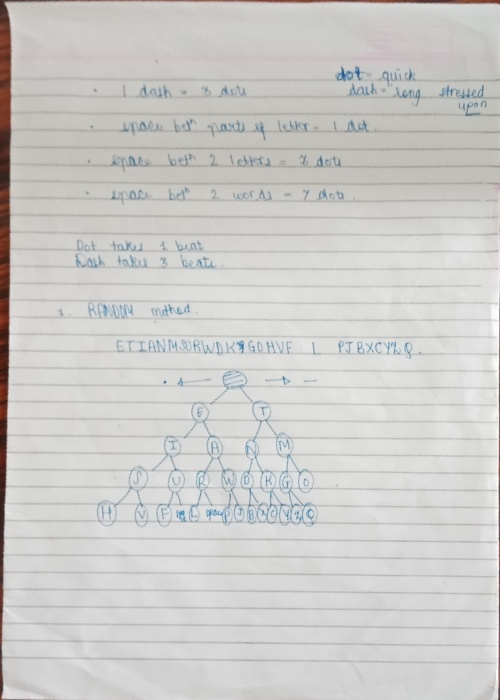
#> input picture new_newdoc.jpg, 500 x 700 px
$ python code.py   (older library calls are emulated)
#> lines starting #> are read from the running program, lines starting #| are printed output that depends on the picture; after the words box and inside, x2 and y2 are one past the last pixel; in counts of white or black regions, pixels touching at a corner belong together
import cv2
import numpy as np
import os

ans = input("Enter the name of your document ")
#> the answer given: new_newdoc.jpg

if not os.path.exists(ans):
    print("File not found , please enter proper name !")
    exit()

kernel = np.ones((5, 5))
img = cv2.imread(ans)
#> img is the input picture: shape (700, 500, 3); mean B, G, R 202.1, 203.9, 204.8

cv2.Laplacian(img, cv2.CV_64F).var()
img = cv2.resize(img, (1000, 1000))
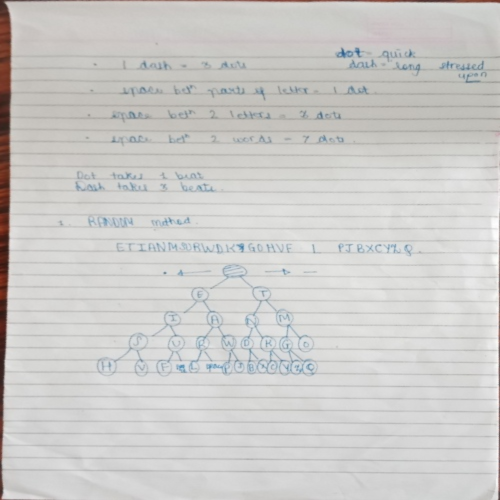
#> img: shape (1000, 1000, 3) (shown at 1/2 size); mean B, G, R 202, 203.8, 204.7
grey_img = cv2.cvtColor(img, cv2.COLOR_BGR2GRAY)


def check_blurry(temp_img):
    fm = cv2.Laplacian(temp_img, cv2.CV_64F).var()
#> fm = 33.49
    text = "Not Blurry"
    if fm < 200:
        text = "Blurry"
    return text


if check_blurry(grey_img) == "Blurry":
    threshold = 50
else:
    threshold = 200

blur_img = cv2.GaussianBlur(grey_img, (5, 5), 1)
canny = cv2.Canny(blur_img, threshold, threshold)
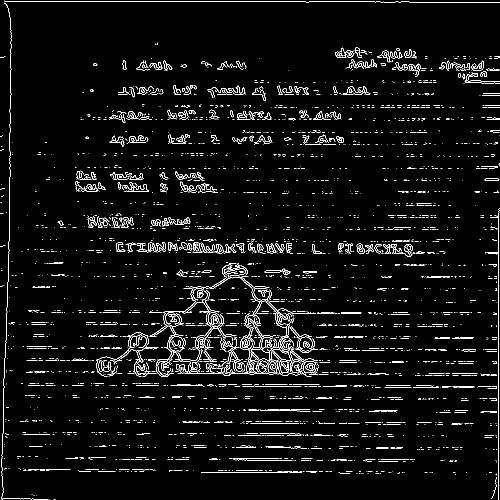
#> canny: shape (1000, 1000) (shown at 1/2 size); 4% white in thin lines or dots
dilated = cv2.dilate(canny, kernel, iterations=2)
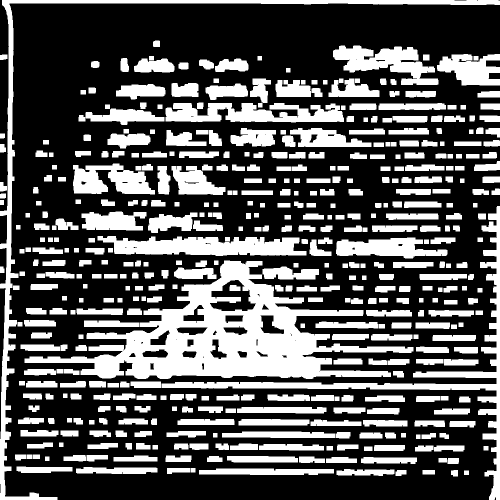
#> dilated: shape (1000, 1000) (shown at 1/2 size); 34% white; 467 white regions, largest, box (x1, y1, x2, y2) and area: (49, 521, 827, 758) 63498, (0, 0, 1000, 1000) 20250, (323, 412, 1000, 1000) 19390
eroded = cv2.erode(dilated, kernel, iterations=1)
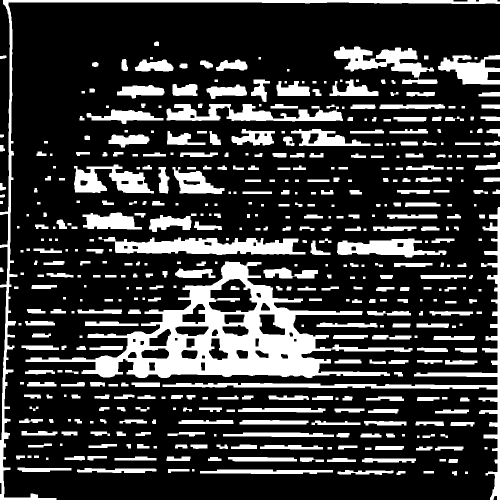
#> eroded: shape (1000, 1000) (shown at 1/2 size); 22.2% white; 476 white regions


def set_order(approx_points):
    approx_points = approx_points.reshape(4, 2)
    approx_new_pts = np.zeros((4, 2))
    add_x_y = approx_points.sum(axis=1)

    approx_new_pts[0] = approx_points[np.argmin(add_x_y)]
    approx_new_pts[3] = approx_points[np.argmax(add_x_y)]

    diff_x_y = np.diff(approx_points, axis=1)

    approx_new_pts[1] = approx_points[np.argmin(diff_x_y)]
    approx_new_pts[2] = approx_points[np.argmax(diff_x_y)]
    return approx_new_pts


def get_contours(image):
    contours, _ = cv2.findContours(image, cv2.RETR_EXTERNAL, cv2.CHAIN_APPROX_NONE, )
#> contours = 475 contours, 41 with area under 20; largest, box (x1, y1, x2, y2) and area: (51, 523, 825, 756) 62588, (325, 414, 1000, 1000) 10918, (0, 0, 1000, 1000) 10798, (197, 474, 611, 510) 9000, (333, 208, 686, 243) 5958
    temp_area = 0
    flag = found_area = 0

    for contour in contours:
        area = cv2.contourArea(contour)
        perimeter = cv2.arcLength(contour, True)
        approx = cv2.approxPolyDP(contour, 0.02 * perimeter, True)

        if area > temp_area:
            temp_area = area
            temp_approx = approx
            found_area = 1
#> this loop made 475 passes
#> (area, perimeter, temp_area, temp_approx) on passes 1, 3, 5, 6: (20, 18, 20, [[930, 943], [930, 947], [935, 947], [935, 943]]), (80, 48, 80, [[847, 942], [847, 946], [867, 946], [867, 942]]), (567, 259.5, 567, [[675, 943], [786, 945]]), (1637.5, 553.9, 1637.5, [[400, 942], [665, 944]])
#> (area, perimeter, temp_area) on passes 2, 4, 220: (56, 32.83, 56), (81, 46.83, 81), (62588.5, 3610.9, 62588.5)
#> after the loop, found_area = 1; temp_approx = [[824, 696], [631, 697], [591, 629], [724, 622], [450, 523], [176, 668], [233, 715], [51, 723]]; temp_area = 62588.5

    if found_area == 1:
        if len(temp_approx) == 4:
            flag = 1

    if flag == 0:
        print("Could not find the prominent document , please upload a clearer picture.")
        exit()
#> (the program exits here)

$ run again, on brightness_change.png
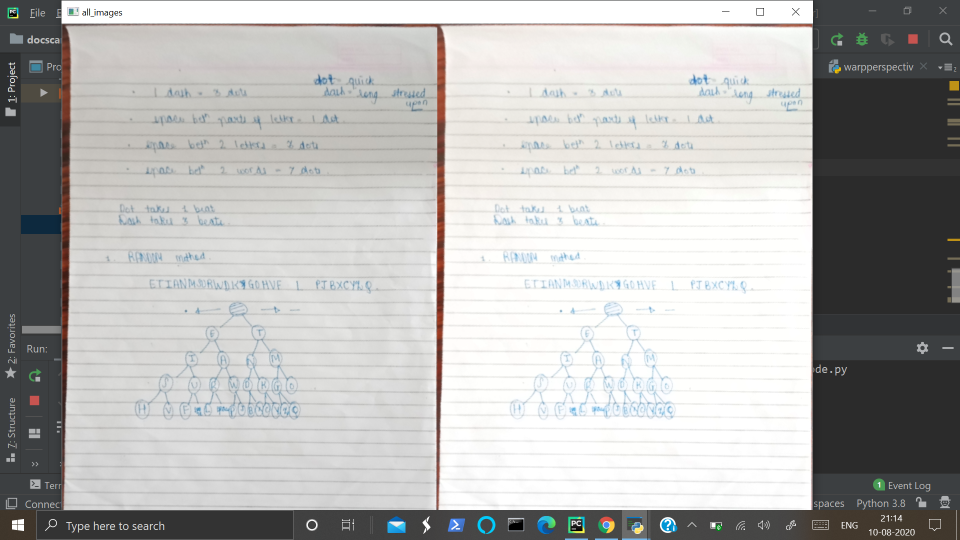
#> input picture brightness_change.png, 1920 x 1080 px (shown at 1/2 size)
#> img is the input picture: shape (1080, 1920, 3); mean B, G, R 179.2, 180.6, 181
#> fm = 641.3
#> `canny = cv2.Canny(blur_img, threshold, threshold)`:
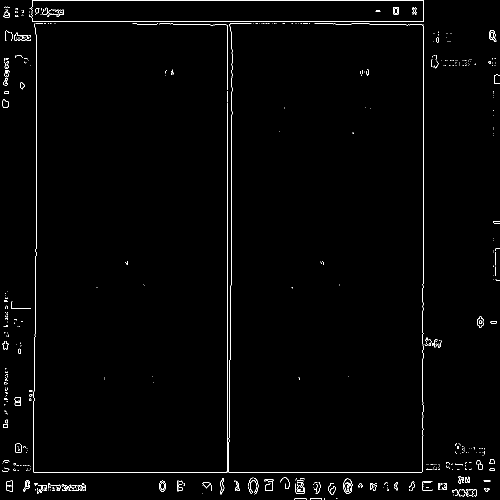
#> canny: shape (1000, 1000) (shown at 1/2 size); 1.2% white in thin lines or dots
#> dilated: shape (1000, 1000); 10.1% white; 85 white regions, largest, box (x1, y1, x2, y2) and area: (1, 0, 887, 949) 58980, (65, 962, 176, 991) 2462, (859, 106, 955, 141) 1989
#> eroded: shape (1000, 1000); 6.5% white; 88 white regions
#> contours = 67 contours, 2 with area under 20; largest, box (x1, y1, x2, y2) and area: (3, 0, 885, 947) 740810, (67, 964, 174, 989) 1738, (861, 108, 945, 139) 1120, (908, 884, 972, 913) 856, (903, 977, 956, 995) 852
#> the loop in get_contours, `for contour in contours:` made 67 passes
#> (area, perimeter, temp_area, temp_approx) on passes 2, 4, 10, 67: (260, 136.8, 260, [[650, 994], [587, 995], [586, 999], [650, 999]]), (852.5, 133.9, 852.5, [[903, 978], [904, 992], [955, 992], [954, 977]]), (1737.5, 271.7, 1737.5, [[67, 964], [72, 988], [173, 983], [169, 964]]), (740809.5, 4104.7, 740809.5, [[62, 0], [3, 944], [880, 941], [848, 0]])
#> after the loop in get_contours, `for contour in contours:`: found_area = 1; temp_area = 740809.5
#> in get_contours, `approx = temp_approx`: approx = [[62, 0], [3, 944], [880, 941], [848, 0]]
#> add_x_y = [62, 947, 1821, 848]
#> diff_x_y = [-62, 941, 61, -848]
#> in get_contours, `approx = set_order(approx)`: approx = [[62, 0], [848, 0], [3, 944], [880, 941]]
#> matrix = [[0.634, 0.0396, -39.32], [-1.45e-16, 0.827, 7.8e-15], [-3.62e-06, 0.000123, 1]]
#> in warp_document, `final_doc = cv2.warpPerspective(img, matrix, (500, 700))`:
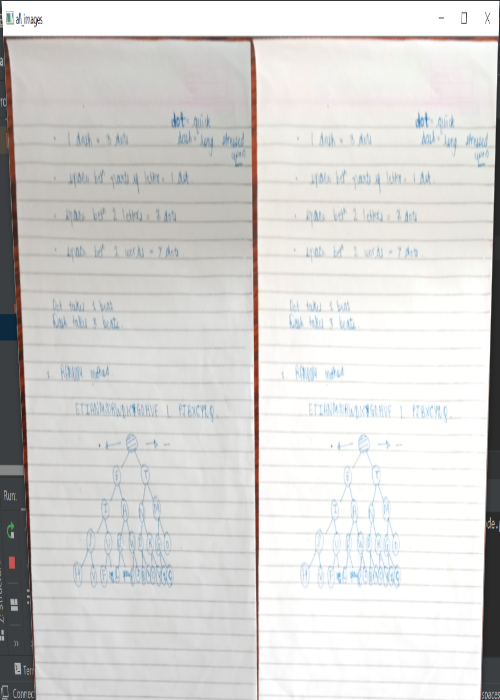
#> final_doc: shape (700, 500, 3); mean B, G, R 211.7, 213.5, 214.6
